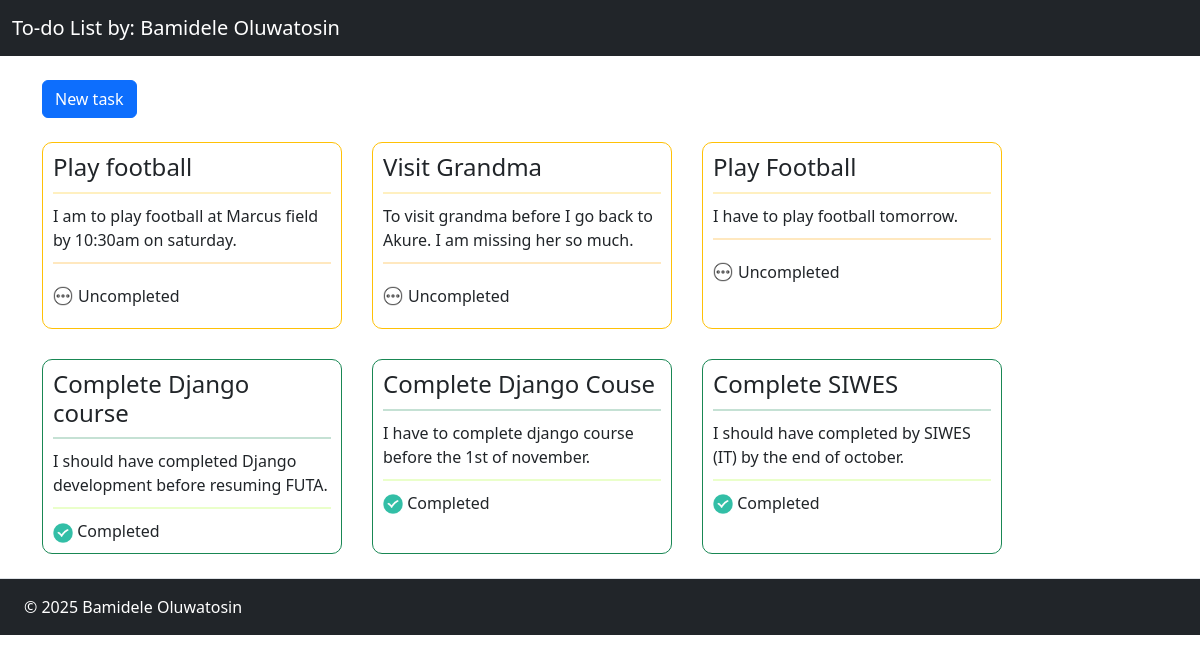
Before: / with the older database file.
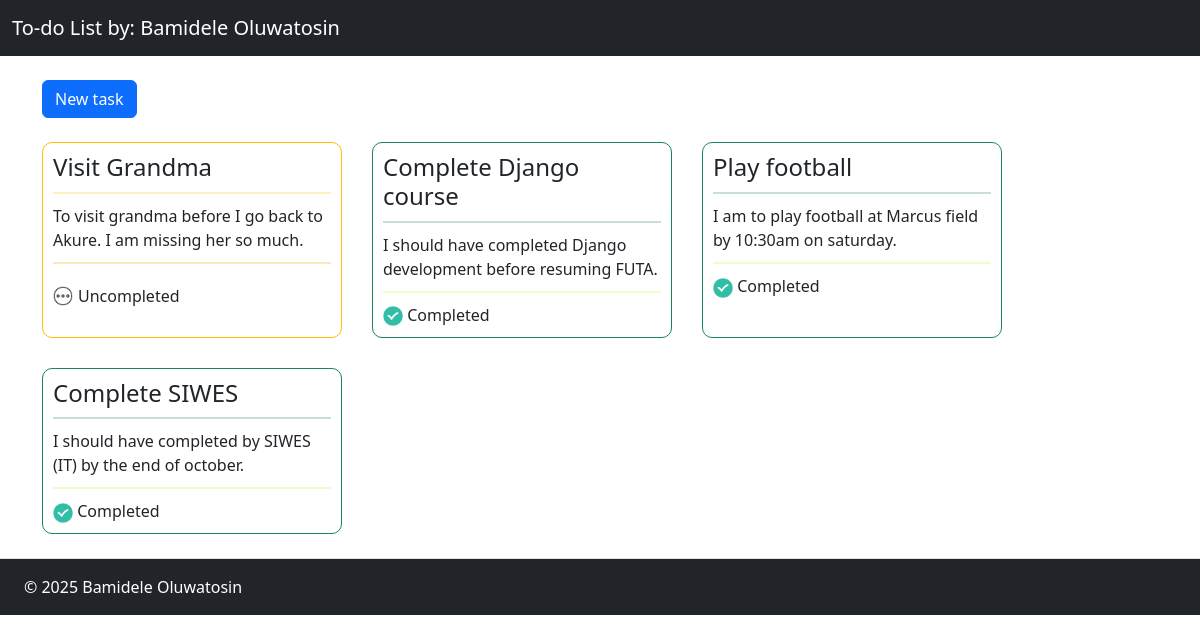
After: the same page with the newer database file.
### todo_list/models.py (models this page shows, shortened)
class Task(models.Model):
    title = models.CharField(max_length=256, unique=True)
    description = models.TextField(max_length=1000)
    created_at = models.DateTimeField(auto_now_add=True)
    modified_at = models.DateTimeField(null=True, auto_now=True)
    is_completed = models.BooleanField(default=False)
    user = models.ForeignKey(to=User, on_delete=models.CASCADE, related_name='tasks', blank=True, null=True)

### todo_list/views.py (the view)
# urls.py: path('', views.homepage, name='homepage'),
def homepage(request):
    tasks = Task.objects.order_by('is_completed')
    context = {'tasks' : tasks}
    return render(request, 'todo_list/homepage.html', context)

### todo_list/templates/todo_list/homepage.html
{% extends 'todo_list/base.html' %}
{% load static %}
{% block main_content %}
    <a href="{% url 'new_task' %}" class="btn btn-primary">New task</a>
    <div class="cards-container my-4">
        {% for task in tasks %}
            <a href="{% url 'task_page'  task.pk %}" class="card {% if task.is_completed %}border border-success{% else %}border border-warning{% endif %}">
                <h4 class="header">{{ task.title }}</h4>
                <hr class="{% if task.is_completed %}border border-success{% else %}border border-warning{% endif %}">
                <p class="description">{{ task.description }}</p>
                <hr class="{% if task.is_completed %}green-border{% else %}orange-border{% endif %}">
                <p>
                    {% if task.is_completed %}
                        <img src="{% static 'todo_list/assets/done-icon.png' %}" width="20px"> Completed
                    {% else %}
                        <div class="completed-container">
                            <img src="{% static 'todo_list/assets/pending-icon.png' %}" width="20px"> Uncompleted
                        </div>
                    {% endif %}
                </p>
            </a>
        {% endfor %}
    </div>
{% endblock %}

Changed rows visible on the page:
removed Task: title "Play Football", is_completed False (drawn), description "I have to play football tomorrow."
removed Task: title "Complete Django Couse", is_completed True (drawn), description "I have to complete django course before the 1st of november."
changed Task "Play football": is_completed: picture added; is_completed: picture removed; is_completed "Uncompleted" → "Completed"; moves down the list
